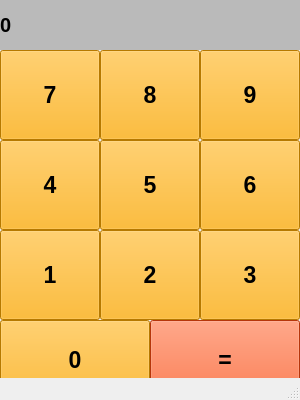
<?xml version="1.0" encoding="UTF-8"?>
<ui version="4.0">
 <class>MainWindow</class>
 <widget class="QMainWindow" name="MainWindow">
  <property name="geometry">
   <rect>
    <x>0</x>
    <y>0</y>
    <width>300</width>
    <height>400</height>
   </rect>
  </property>
  <property name="windowTitle">
   <string>Калькулятор</string>
  </property>
  <widget class="QWidget" name="centralwidget">
   <widget class="QLabel" name="label_result">
    <property name="geometry">
     <rect>
      <x>0</x>
      <y>0</y>
      <width>300</width>
      <height>50</height>
     </rect>
    </property>
    <property name="font">
     <font>
      <family>Tahoma</family>
      <pointsize>15</pointsize>
      <weight>75</weight>
      <bold>true</bold>
     </font>
    </property>
    <property name="styleSheet">
     <string notr="true">background-color: rgb(186, 186, 186);
color: rgb(0, 0, 0);</string>
    </property>
    <property name="text">
     <string>0</string>
    </property>
    <property name="margin">
     <number>10</number>
    </property>
   </widget>
   <widget class="QPushButton" name="Button0">
    <property name="geometry">
     <rect>
      <x>0</x>
      <y>320</y>
      <width>150</width>
      <height>80</height>
     </rect>
    </property>
    <property name="font">
     <font>
      <pointsize>17</pointsize>
      <weight>75</weight>
      <bold>true</bold>
     </font>
    </property>
    <property name="styleSheet">
     <string notr="true">background-color: rgb(255, 170, 0);</string>
    </property>
    <property name="text">
     <string>0</string>
    </property>
   </widget>
   <widget class="QPushButton" name="ButtonEqual">
    <property name="geometry">
     <rect>
      <x>150</x>
      <y>320</y>
      <width>150</width>
      <height>80</height>
     </rect>
    </property>
    <property name="font">
     <font>
      <pointsize>17</pointsize>
      <weight>75</weight>
      <bold>true</bold>
     </font>
    </property>
    <property name="styleSheet">
     <string notr="true">background-color: rgb(255, 75, 15);</string>
    </property>
    <property name="text">
     <string>=</string>
    </property>
   </widget>
   <widget class="QPushButton" name="Button7">
    <property name="geometry">
     <rect>
      <x>0</x>
      <y>50</y>
      <width>100</width>
      <height>90</height>
     </rect>
    </property>
    <property name="font">
     <font>
      <pointsize>17</pointsize>
      <weight>75</weight>
      <bold>true</bold>
     </font>
    </property>
    <property name="styleSheet">
     <string notr="true">background-color: rgb(255, 170, 0);</string>
    </property>
    <property name="text">
     <string>7</string>
    </property>
   </widget>
   <widget class="QPushButton" name="Button8">
    <property name="geometry">
     <rect>
      <x>100</x>
      <y>50</y>
      <width>100</width>
      <height>90</height>
     </rect>
    </property>
    <property name="font">
     <font>
      <pointsize>17</pointsize>
      <weight>75</weight>
      <bold>true</bold>
     </font>
    </property>
    <property name="styleSheet">
     <string notr="true">background-color: rgb(255, 170, 0);</string>
    </property>
    <property name="text">
     <string>8</string>
    </property>
   </widget>
   <widget class="QPushButton" name="Button9">
    <property name="geometry">
     <rect>
      <x>200</x>
      <y>50</y>
      <width>100</width>
      <height>90</height>
     </rect>
    </property>
    <property name="font">
     <font>
      <pointsize>17</pointsize>
      <weight>75</weight>
      <bold>true</bold>
     </font>
    </property>
    <property name="styleSheet">
     <string notr="true">background-color: rgb(255, 170, 0);</string>
    </property>
    <property name="text">
     <string>9</string>
    </property>
   </widget>
   <widget class="QPushButton" name="Button4">
    <property name="geometry">
     <rect>
      <x>0</x>
      <y>140</y>
      <width>100</width>
      <height>90</height>
     </rect>
    </property>
    <property name="font">
     <font>
      <pointsize>17</pointsize>
      <weight>75</weight>
      <bold>true</bold>
     </font>
    </property>
    <property name="styleSheet">
     <string notr="true">background-color: rgb(255, 170, 0);</string>
    </property>
    <property name="text">
     <string>4</string>
    </property>
   </widget>
   <widget class="QPushButton" name="Button5">
    <property name="geometry">
     <rect>
      <x>100</x>
      <y>140</y>
      <width>100</width>
      <height>90</height>
     </rect>
    </property>
    <property name="font">
     <font>
      <pointsize>17</pointsize>
      <weight>75</weight>
      <bold>true</bold>
     </font>
    </property>
    <property name="styleSheet">
     <string notr="true">background-color: rgb(255, 170, 0);</string>
    </property>
    <property name="text">
     <string>5</string>
    </property>
   </widget>
   <widget class="QPushButton" name="Button6">
    <property name="geometry">
     <rect>
      <x>200</x>
      <y>140</y>
      <width>100</width>
      <height>90</height>
     </rect>
    </property>
    <property name="font">
     <font>
      <pointsize>17</pointsize>
      <weight>75</weight>
      <bold>true</bold>
     </font>
    </property>
    <property name="styleSheet">
     <string notr="true">background-color: rgb(255, 170, 0);</string>
    </property>
    <property name="text">
     <string>6</string>
    </property>
   </widget>
   <widget class="QPushButton" name="Button1">
    <property name="geometry">
     <rect>
      <x>0</x>
      <y>230</y>
      <width>100</width>
      <height>90</height>
     </rect>
    </property>
    <property name="font">
     <font>
      <pointsize>17</pointsize>
      <weight>75</weight>
      <bold>true</bold>
     </font>
    </property>
    <property name="styleSheet">
     <string notr="true">background-color: rgb(255, 170, 0);</string>
    </property>
    <property name="text">
     <string>1</string>
    </property>
   </widget>
   <widget class="QPushButton" name="Button2">
    <property name="geometry">
     <rect>
      <x>100</x>
      <y>230</y>
      <width>100</width>
      <height>90</height>
     </rect>
    </property>
    <property name="font">
     <font>
      <pointsize>17</pointsize>
      <weight>75</weight>
      <bold>true</bold>
     </font>
    </property>
    <property name="styleSheet">
     <string notr="true">background-color: rgb(255, 170, 0);</string>
    </property>
    <property name="text">
     <string>2</string>
    </property>
   </widget>
   <widget class="QPushButton" name="Button3">
    <property name="geometry">
     <rect>
      <x>200</x>
      <y>230</y>
      <width>100</width>
      <height>90</height>
     </rect>
    </property>
    <property name="font">
     <font>
      <pointsize>17</pointsize>
      <weight>75</weight>
      <bold>true</bold>
     </font>
    </property>
    <property name="styleSheet">
     <string notr="true">background-color: rgb(255, 170, 0);</string>
    </property>
    <property name="text">
     <string>3</string>
    </property>
   </widget>
  </widget>
  <widget class="QStatusBar" name="statusbar"/>
 </widget>
 <resources/>
 <connections/>
</ui>
